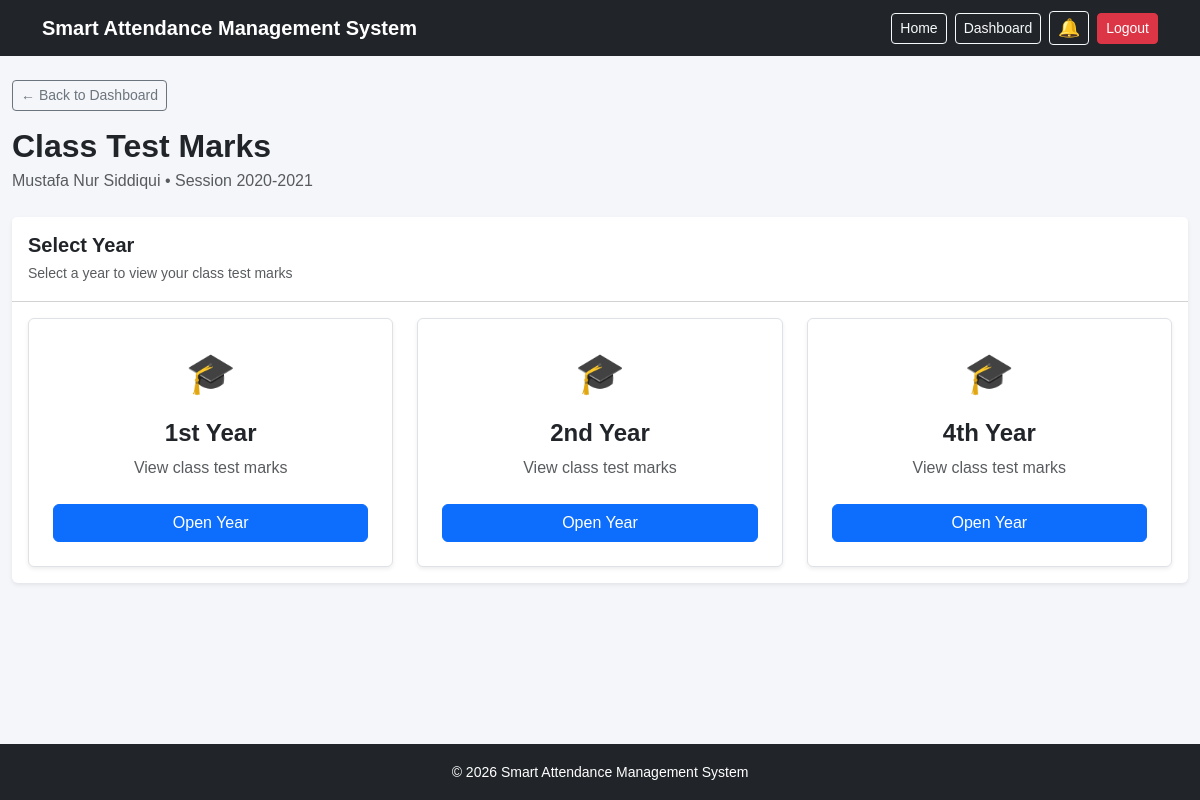
Page /student-dashboard/class-test-marks/ (signed in) on the committed database.
### core/models.py (models this page shows, shortened)
class User(AbstractUser):
    GENDER_CHOICES =(
        ("male",'Male'),
        ('female','Female'),
        ('other','Other'),
    )
    ROLE_CHOICES =(
        ('admin','Admin'),
        ('teacher','Teacher'),
        ('student','Student'),
    )
    session = models.ForeignKey(
    "Session",
    on_delete=models.SET_NULL,
    null=True,
    blank=True,
    related_name="students"
)
    roll = models.PositiveIntegerField(
        null=True,
        blank=True
    )
    face_image = models.ImageField(
    upload_to="student_faces/",
    blank=True,
    null=True
)
    position = models.ForeignKey(
        "Position",
        on_delete=models.SET_NULL,
        null = True,
        blank=True,
        related_name="teachers"
    )
    email = models.EmailField(
        unique=True
    )
    gender = models.CharField(
        max_length=10,
        choices=GENDER_CHOICES,
        blank=True,
        null=True
    )
    date_of_birth = models.DateField(
        blank=True,
        null = True
    )
    address = models.TextField(
        blank=True,
        null = True
    )
    role = models.CharField(
        max_length=20,
        choices=ROLE_CHOICES,
        default='student'
    )
    profile_image = models.ImageField(
        upload_to="student_profiles/",
        blank=True,
        null=True
    )
    USERNAME_FIELD = 'email'
    REQUIRED_FIELDS=["username"]

class Session(models.Model):
    year = models.CharField(
        max_length=20
    )
    is_graduated= models.BooleanField(
        default = False
    )
    created_at = models.DateTimeField(
        auto_now_add=True
    )

### core/views.py (the view)
@login_required
def student_class_test_marks(request):
    if request.user.role !="student":
        return redirect("dashboard")
    student = request.user
    courses = Course.objects.filter(
        session = student.session
    )
    years = courses.values_list(
        "year",
        flat = True
    ).distinct().order_by("year")
    return render(
        request,
        "student/class_test_marks.html",
        {
            "student":student,
            "years": years,
        }
    )

### core/context_processors.py (called while the page is built)
def notifications(request):
    unread_notifications_count = 0
    if request.user.is_authenticated and request.user.role in ["teacher", "student"]:
        unread_notifications_count = Notification.objects.filter(
            recipient=request.user,
            is_read=False
        ).count()
    return {
        "unread_notifications_count": unread_notifications_count
    }

### core/templates/student/class_test_marks.html (shortened to what this page needs)
{% extends "index.html" %}
{% block content %}
<div class="container-fluid py-4">
    <div class="mb-4">
        <a href="{% url 'student_dashboard' %}"
           class="btn btn-sm btn-outline-secondary mb-3">
            ← Back to Dashboard
        </a>
        <h2 class="fw-bold mb-1">
            Class Test Marks
        </h2>
        <p class="text-muted mb-0">
            {{ student.first_name }}
            {{ student.last_name }}
            • Session {{ student.session.year }}
        </p>
    </div>
    <div class="card border-0 shadow-sm">
        <div class="card-header bg-white py-3">
            <h5 class="fw-bold mb-1">
                Select Year
            </h5>
            <small class="text-muted">
                Select a year to view your class test marks
            </small>
        </div>
        <div class="card-body">
            {% if years %}
            <div class="row g-4">
                {% for year in years %}
                <div class="col-md-6 col-lg-4">
                    <div class="card border shadow-sm h-100">
                        <div class="card-body text-center p-4">
                            <div class="fs-1 mb-3">
                                🎓
                            </div>
                            <h4 class="fw-bold mb-2">
                                {{ year }} Year
                            </h4>
                            <p class="text-muted mb-4">
                                View class test marks
                            </p>
                            <a href="{% url 'student_marks_year' student.session.id year %}"
                               class="btn btn-primary w-100">
                                Open Year
                            </a>
                        </div>
                    </div>
                </div>
                {% endfor %}
            </div>
            {% endif %}
        </div>
    </div>
</div>
{% endblock %}

### core/templates/index.html (style rules this page uses)
html, body { height: 100%; }
body { margin: 0; background-color: #f5f6fa; font-family: Arial, sans-serif; }

### rows in the picture
User: first_name "Mustafa Nur", last_name "Siddiqui", session.year "2020-2021"

### other values in the picture
{{ year }} "1st" "2nd" "4th"
